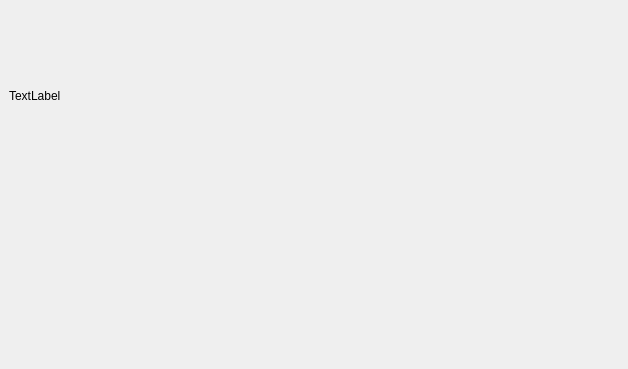
<?xml version="1.0" encoding="UTF-8"?>
<ui version="4.0">
 <class>win_plot</class>
 <widget class="QMainWindow" name="win_plot">
  <property name="geometry">
   <rect>
    <x>0</x>
    <y>0</y>
    <width>628</width>
    <height>369</height>
   </rect>
  </property>
  <property name="windowTitle">
   <string>MainWindow</string>
  </property>
  <widget class="QWidget" name="Menu">
   <property name="enabled">
    <bool>true</bool>
   </property>
   <property name="focusPolicy">
    <enum>Qt::NoFocus</enum>
   </property>
   <layout class="QGridLayout" name="gridLayout">
    <item row="0" column="0">
     <widget class="QLabel" name="labelInfo">
      <property name="text">
       <string>TextLabel</string>
      </property>
     </widget>
    </item>
    <item row="1" column="0" colspan="2">
     <widget class="QwtPlot" name="qwtPlot"/>
    </item>
   </layout>
  </widget>
 </widget>
 <customwidgets>
  <customwidget>
   <class>QwtPlot</class>
   <extends>QFrame</extends>
   <header>PyQt4.Qwt5.h</header>
  </customwidget>
 </customwidgets>
 <resources/>
 <connections/>
</ui>
